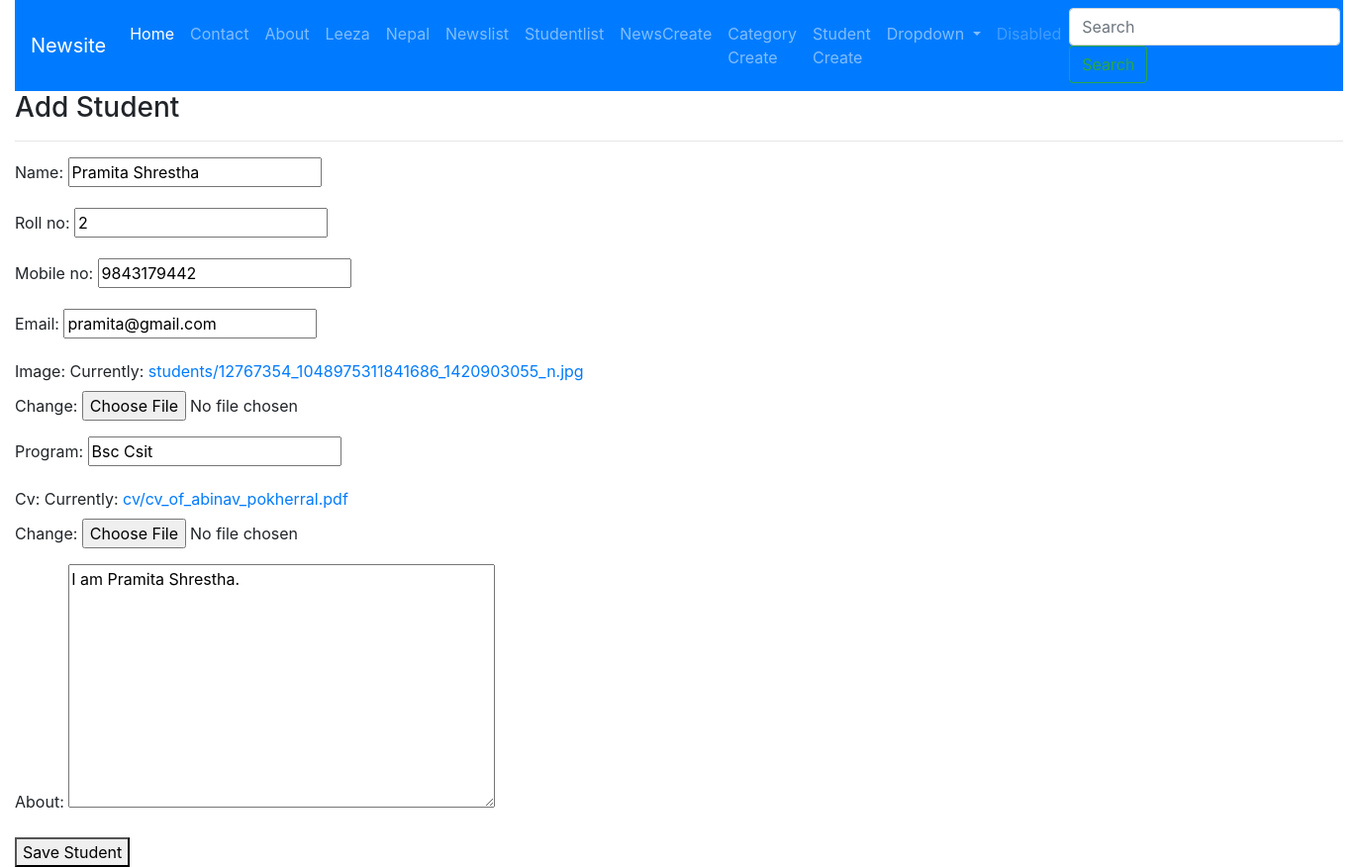
The page /student/2/update on the database its author committed.
### newsapp/models.py (models this page shows, shortened)
class Student(models.Model):
	name = models.CharField(max_length = 100)
	roll_no = models.PositiveIntegerField()
	mobile_no = models.CharField(max_length = 20)
	email = models.EmailField()
	image = models.ImageField(upload_to = 'students')
	program = models.CharField(max_length = 100)
	cv = models.FileField(upload_to ='cv')
	about = models.TextField()

### newsapp/views.py (the view)
# urls.py: path("student/<int:pk>/update",StudentUpdateView.as_view(), name="studentupdate"),
class StudentUpdateView(UpdateView):
	template_name = "studentcreate.html"
	form_class = StudentForm
	model = Student
	success_url = "/student/list/"

### newsapp/forms.py
class StudentForm(forms.ModelForm):
	class Meta:
		model = Student
		fields = "__all__"

### templates/studentcreate.html (shortened to what this page needs)
{% extends 'base.html' %}
{% block content %}
<h3>Add Student</h3><hr>
<form method = "POST" enctype = "multipart/form-data">
{{form.as_p}}
<button>Save Student</button>
</form>
{% endblock %}

### rows shown on the page
Student: name "Pramita Shrestha", roll_no "2", mobile_no "9843179442", email "pramita@gmail.com", program "Bsc Csit", about "I am Pramita Shrestha."
